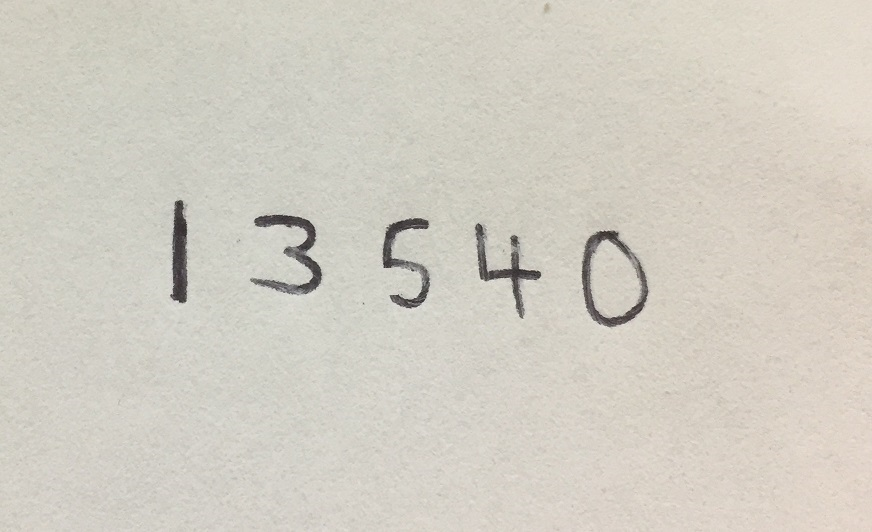
#> input picture v1/test/numbers.jpg, 872 x 532 px
$ jupyter execute --allow-errors mnist_trial_v1.ipynb   (older library calls are emulated)
#> lines starting #> are read from the running program, lines starting #| are printed output that depends on the picture; after the words box and inside, x2 and y2 are one past the last pixel; in counts of white or black regions, pixels touching at a corner belong together
[cell 1]
from keras.datasets import mnist
from keras.utils import np_utils
import keras
from keras.models import Sequential, load_model
from keras.layers import Dense, Dropout, Flatten, Conv2D, MaxPooling2D
from keras import backend as K
import matplotlib.pyplot as plt
import matplotlib.image as mpimg
import numpy as np
import cv2
from preprocessors import x_cord_contour, makeSquare, resize_to_pixel

#> (a cell that did not finish here is left out)

#> (a cell that did not finish here is left out)

#> (a cell that did not finish here is left out)

#> (a cell that did not finish here is left out)

#> (a cell that did not finish here is left out)

#> (a cell that did not finish here is left out)

#> (a cell that did not finish here is left out)

#> (a cell that did not finish here is left out)

[cell 10]
def check_test():
    for i in range(10):
        rand = np.random.randint(0, len(x_test))
        input_im  = x_test[rand]
        imgplot = plt.imshow(np.squeeze(input_im))
        plt.axis('off')
        plt.show()

        imageL = cv2.resize(input_im, None, fx=4, fy=4, interpolation = cv2.INTER_CUBIC)
        input_im = input_im.reshape(1,28,28,1)
        print("Prediction1:", str(model1.predict_classes(input_im, 1, verbose = 0)[0]))

#> (a cell that did not finish here is left out)

[cell 12]
def check(i):
#> called with i = 'test/numbers.jpg'
    image = cv2.imread(i)
#> image is the input picture: shape (532, 872, 3); mean B, G, R 195.2, 205.6, 209.7
    gray = cv2.cvtColor(image,cv2.COLOR_BGR2GRAY)
    blurred = cv2.GaussianBlur(gray, (5, 5), 0)
    edged = cv2.Canny(blurred, 30, 150)
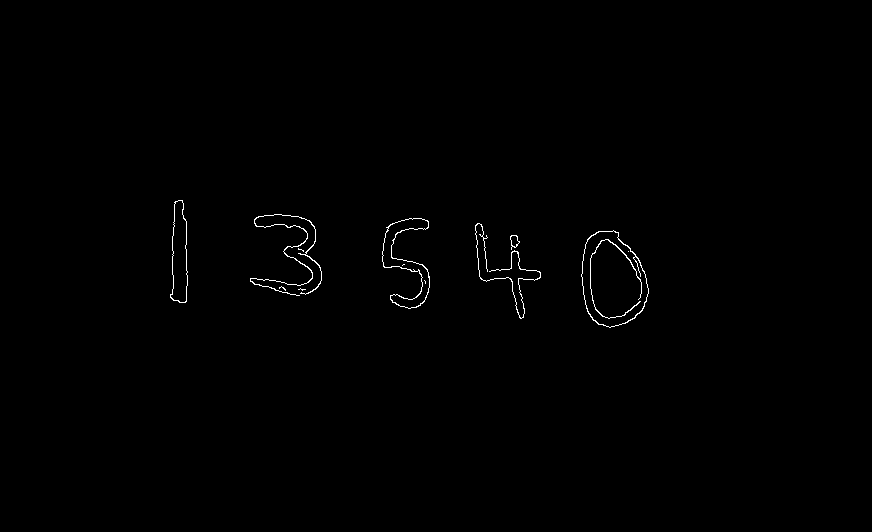
#> edged: shape (532, 872); 0.45% white in thin lines or dots, all inside (x1, y1, x2, y2) = (170, 200, 649, 328)

    _, contours, _ = cv2.findContours(edged.copy(), cv2.RETR_EXTERNAL, cv2.CHAIN_APPROX_SIMPLE)
#> contours = 9 contours, 3 with area under 20; largest, box (x1, y1, x2, y2) and area: (581, 230, 649, 328) 4854, (382, 218, 430, 309) 1474, (170, 200, 188, 303) 1286, (250, 214, 322, 296) 92, (510, 235, 520, 250) 75, (475, 223, 541, 319) 28
    contours = sorted(contours, key = x_cord_contour, reverse = False)

    full_number = []

    for c in contours:
        (x, y, w, h) = cv2.boundingRect(c)

        if w >= 5 and h >= 25:
            roi = blurred[y:y + h, x:x + w]
            ret, roi = cv2.threshold(roi, 127, 255,cv2.THRESH_BINARY_INV)
            roi = makeSquare(roi)
            roi = resize_to_pixel(28, roi)
            roi = roi / 255.0
            roi = roi.reshape(1,28,28,1)

            res = str(model1.predict_classes(roi, 1, verbose = 0)[0])
            full_number.append(res)
            cv2.rectangle(image, (x, y), (x + w, y + h), (0, 0, 255), 2)
            cv2.putText(image, res, (x , y + 155), cv2.FONT_HERSHEY_COMPLEX, 2, (255, 0, 0), 2)

    cv2.destroyAllWindows()
    imgplot = plt.imshow(image)
    plt.axis('off')
    plt.show()
    print ("The number is: " + ''.join(full_number))

[cell 13]
check('test/numbers.jpg')
#> (the call stopped at in check, `contours = sorted(contours, key = x_cord_contour, reverse = False)`: preprocessors is not available in this run)

#> (a cell that did not finish here is left out)


[cell 15]
check('test/check2.jpg')
#> call 3 of check, with i = 'test/check2.jpg'
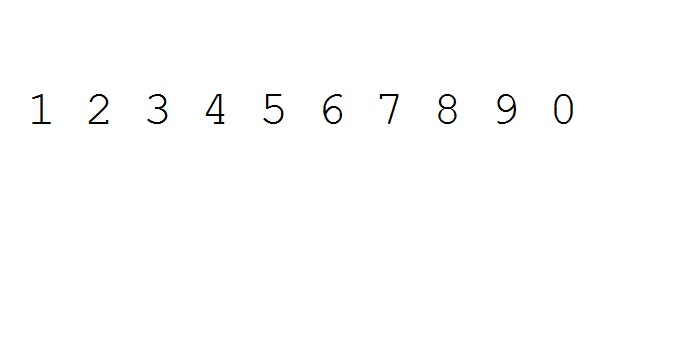
#> input picture v1/test/check2.jpg, 691 x 356 px
#> in check, image is the input picture: shape (356, 691, 3); mean B, G, R 253.4, 253.4, 253.4
#> in check (call 3), `edged = cv2.Canny(blurred, 30, 150)`:
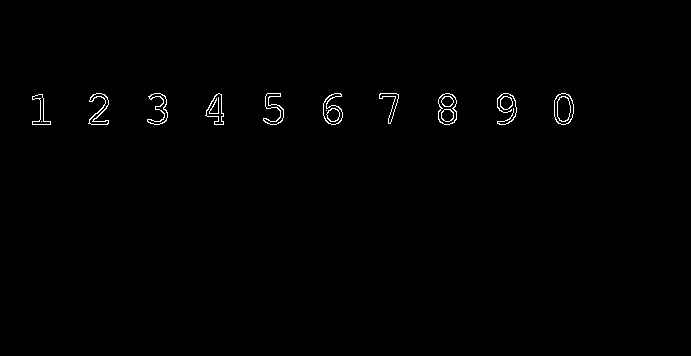
#> edged: shape (356, 691); 0.63% white in thin lines or dots, all inside (x1, y1, x2, y2) = (32, 93, 574, 125)
#> in check (call 3), `_, contours, _ = cv2.findContours(edged.copy(), cv2.RETR_EXTERNAL, cv2..`: contours = 11 contours; largest, box (x1, y1, x2, y2) and area: (554, 93, 574, 125) 497, (438, 93, 457, 125) 478, (323, 93, 343, 125) 366, (205, 93, 224, 125) 304, (88, 93, 109, 125) 227
#> (the call stopped at in check, `contours = sorted(contours, key = x_cord_contour, reverse = False)`: preprocessors is not available in this run)

[cell 16]
check('test/check3.webp')
#> call 4 of check, with i = 'test/check3.webp'
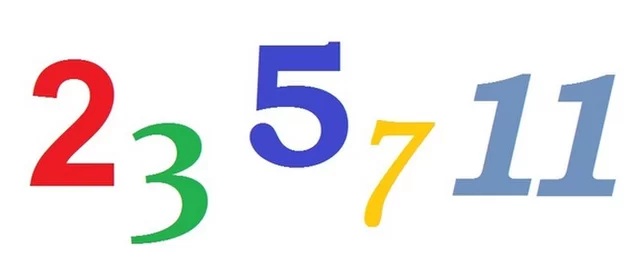
#> input picture v1/test/check3.webp, 640 x 257 px
#> in check, image is the input picture: shape (257, 640, 3); mean B, G, R 233.5, 230.1, 232.6
#> in check (call 4), `gray = cv2.cvtColor(image,cv2.COLOR_BGR2GRAY)`:
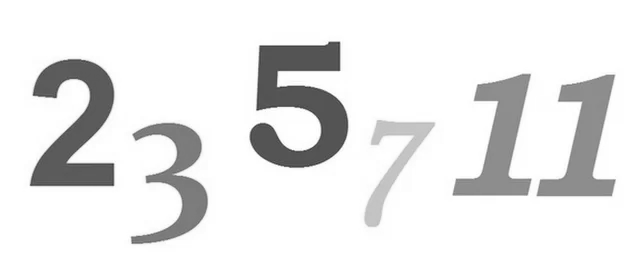
#> gray: shape (257, 640); min 56, max 255, mean 231.3
#> in check (call 4), `edged = cv2.Canny(blurred, 30, 150)`:
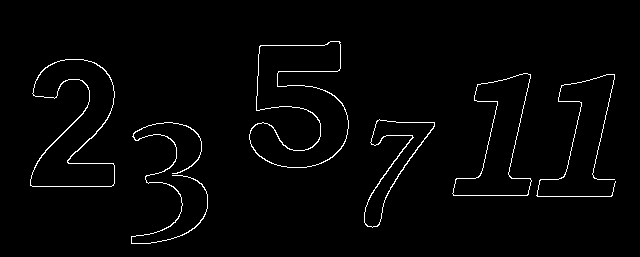
#> edged: shape (257, 640); 2% white in thin lines or dots, all inside (x1, y1, x2, y2) = (30, 41, 616, 244)
#> in check (call 4), `_, contours, _ = cv2.findContours(edged.copy(), cv2.RETR_EXTERNAL, cv2..`: contours = 6 contours, 1 with area under 20; largest, box (x1, y1, x2, y2) and area: (249, 41, 349, 168) 7210, (30, 59, 115, 187) 5936, (452, 73, 532, 196) 4514, (364, 119, 435, 228) 2270, (131, 122, 208, 244) 107
#> (the call stopped at in check, `contours = sorted(contours, key = x_cord_contour, reverse = False)`: preprocessors is not available in this run)

[cell 17]
check('test/number-3_4.jpg')
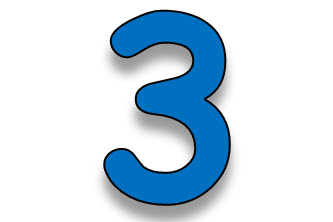
#> input picture v1/test/number-3_4.jpg, 333 x 222 px
#> in check, image is the input picture: shape (222, 333, 3); mean B, G, R 233.1, 220.1, 202.2
#> in check (call 5), `gray = cv2.cvtColor(image,cv2.COLOR_BGR2GRAY)`:
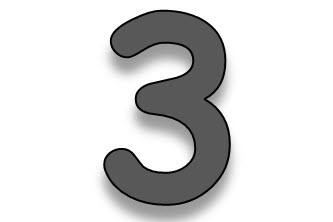
#> gray: shape (222, 333); min 0, max 255, mean 216.2
#> in check (call 5), `blurred = cv2.GaussianBlur(gray, (5, 5), 0)`:
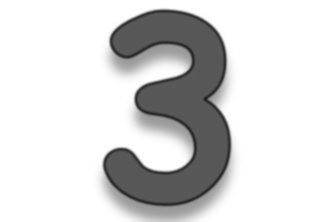
#> blurred: shape (222, 333); min 26, max 255, mean 216.2
#> in check (call 5), `edged = cv2.Canny(blurred, 30, 150)`:
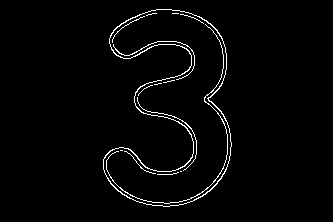
#> edged: shape (222, 333); 2.3% white in thin lines or dots, all inside (x1, y1, x2, y2) = (103, 9, 232, 207)
#> in check (call 5), `_, contours, _ = cv2.findContours(edged.copy(), cv2.RETR_EXTERNAL, cv2..`: contours = 1 contour; box (x1, y1, x2, y2) and area: (103, 9, 232, 207) 13899
#> (the call stopped at in check, `contours = sorted(contours, key = x_cord_contour, reverse = False)`: preprocessors is not available in this run)
